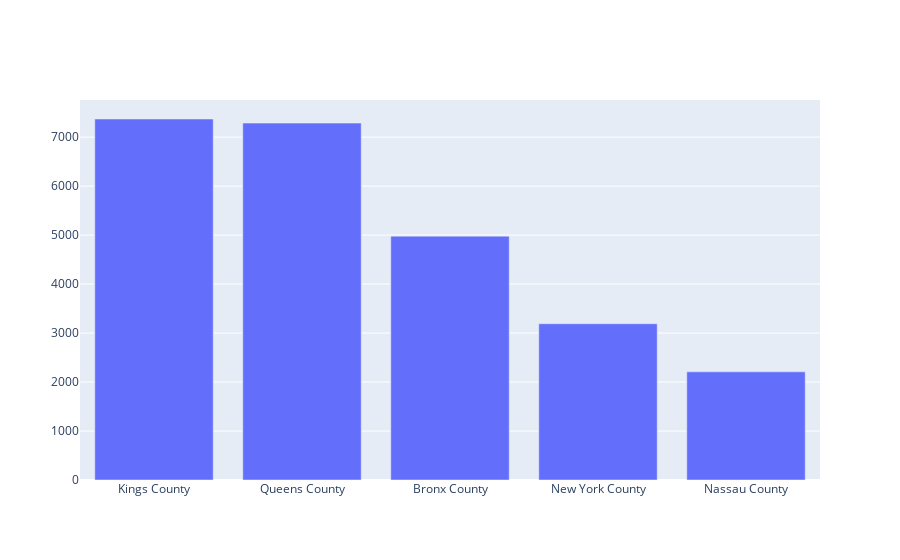

Write notebook code for a chart like this one.
### Markdown cell above
### Top 5 Counties by Deaths

### Code cell
counties = ['Kings County', 'Queens County', 'Bronx County', 'New York County', 'Nassau County']
deaths = [7370, 7286, 4978, 3190, 2208]
fig = go.Figure([go.Bar(x=counties, y= deaths)])
fig.show()

### Figure 1 — Plotly figure (JSON) as saved in the notebook; plotly's stock layout.template omitted (floating-point values rounded to 4 significant figures)
{"data": [{"type": "bar", "x": ["Kings County", "Queens County", "Bronx County", "New York County", "Nassau County"], "y": [7370, 7286, 4978, 3190, 2208]}], "layout": {}}
